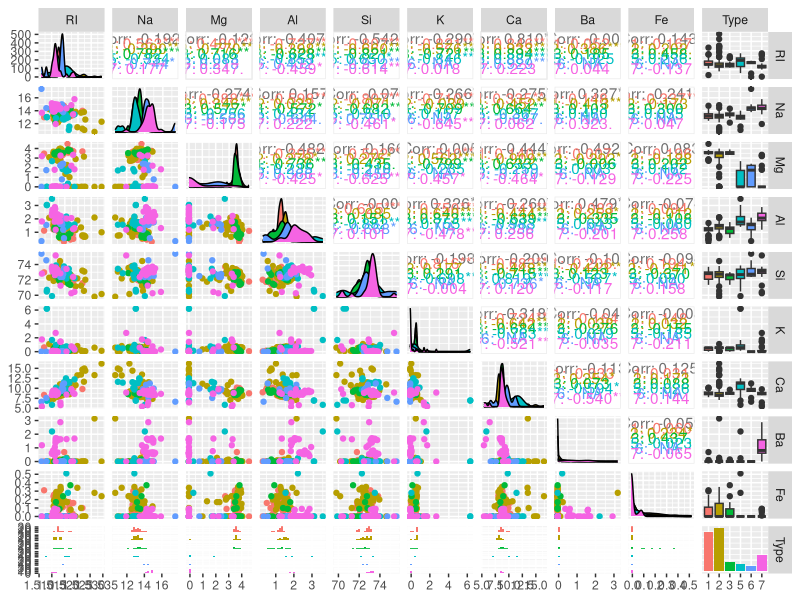

Recreate this plot in R.
# PREPROCESSING ========================================================================================================
# Data preprocessing can refer to manipulation or dropping of data before it is used in order to ensure or enhance
# performance, and is an important step in the data mining process. The phrase "garbage in, garbage out" is particularly
# applicable to data mining and machine learning projects. Data-gathering methods are often loosely controlled, resulting
# in out-of-range values (e.g., Income: −100), impossible data combinations (e.g., Sex: Male, Pregnant: Yes), and missing values, etc.
#
# Analyzing data that has not been carefully screened for such problems can produce misleading results. Thus, the
# representation and quality of data is first and foremost before running any analysis. Often, data preprocessing is the
# most important phase of a machine learning project, especially in computational biology. If there is much irrelevant
# and redundant information present or noisy and unreliable data, then knowledge discovery during the training phase is
# more difficult. Data preparation and filtering steps can take considerable amount of processing time. Examples of data
# preprocessing include cleaning, instance selection, normalization, one hot encoding, transformation, feature extraction
# and selection, etc. The product of data preprocessing is the final training set.
#
# Data preprocessing may affect the way in which outcomes of the final data processing can be interpreted. This aspect
# should be carefully considered when interpretation of the results is a key point, such in the multivariate processing
# of chemical data (chemometrics).

# Libraries ============================================================================================================
library(dplyr)
library(tidyr)
library(purrr)
library(boot)
library(ggplot2)
library(caret)
library(randomForest)

# Data =================================================================================================================
data(Glass, package = "mlbench")
# Additional Information:
# 1. Id number: 1 to 214
# 2. RI: refractive index
# 3. Na: Sodium (unit measurement: weight percent in corresponding oxide, as are attributes 4-10)
# 4. Mg: Magnesium
# 5. Al: Aluminum
# 6. Si: Silicon
# 7. K: Potassium
# 8. Ca: Calcium
# 9. Ba: Barium
# 10. Fe: Iron
# 11. Type of glass: (class attribute)
# -- 1 building_windows_float_processed
# -- 2 building_windows_non_float_processed
# -- 3 vehicle_windows_float_processed
# -- 4 vehicle_windows_non_float_processed (none in this database)
# -- 5 containers
# -- 6 tableware
# -- 7 headlamps

Glass %>% str()
# 'data.frame':	214 obs. of  10 variables:
# $ RI  : num  1.52 1.52 1.52 1.52 1.52 ...
# $ Na  : num  13.6 13.9 13.5 13.2 13.3 ...
# $ Mg  : num  4.49 3.6 3.55 3.69 3.62 3.61 3.6 3.61 3.58 3.6 ...
# $ Al  : num  1.1 1.36 1.54 1.29 1.24 1.62 1.14 1.05 1.37 1.36 ...
# $ Si  : num  71.8 72.7 73 72.6 73.1 ...
# $ K   : num  0.06 0.48 0.39 0.57 0.55 0.64 0.58 0.57 0.56 0.57 ...
# $ Ca  : num  8.75 7.83 7.78 8.22 8.07 8.07 8.17 8.24 8.3 8.4 ...
# $ Ba  : num  0 0 0 0 0 0 0 0 0 0 ...
# $ Fe  : num  0 0 0 0 0 0.26 0 0 0 0.11 ...
# $ Type: Factor w/ 6 levels "1","2","3","5",..: 1 1 1 1 1 1 1 1 1 1 ...

Glass$Type %>% table()
# .
#  1  2  3  5  6  7
# 70 76 17 13  9 29

Glass %>% psych::describe()
#       vars   n  mean   sd median trimmed  mad   min   max range  skew kurtosis   se
# RI       1 214  1.52 0.00   1.52    1.52 0.00  1.51  1.53  0.02  1.60     4.72 0.00
# Na       2 214 13.41 0.82  13.30   13.38 0.64 10.73 17.38  6.65  0.45     2.90 0.06
# Mg       3 214  2.68 1.44   3.48    2.87 0.30  0.00  4.49  4.49 -1.14    -0.45 0.10
# Al       4 214  1.44 0.50   1.36    1.41 0.31  0.29  3.50  3.21  0.89     1.94 0.03
# Si       5 214 72.65 0.77  72.79   72.71 0.57 69.81 75.41  5.60 -0.72     2.82 0.05
# K        6 214  0.50 0.65   0.56    0.43 0.17  0.00  6.21  6.21  6.46    52.87 0.04
# Ca       7 214  8.96 1.42   8.60    8.74 0.66  5.43 16.19 10.76  2.02     6.41 0.10
# Ba       8 214  0.18 0.50   0.00    0.03 0.00  0.00  3.15  3.15  3.37    12.08 0.03
# Fe       9 214  0.06 0.10   0.00    0.04 0.00  0.00  0.51  0.51  1.73     2.52 0.01
# Type*   10 214  2.54 1.71   2.00    2.31 1.48  1.00  6.00  5.00  1.04    -0.29 0.12

GGally::ggpairs(Glass, aes(colour = Type))

df <-
  Glass %>%
  mutate_if(is.numeric, scale) %>%
  mutate_if(is.matrix, as.vector)

# Split the data into training (80%) and test set (20%)
training.samples.df <- df$Type %>%
  createDataPartition(p = 0.8, list = FALSE)
train.data.df <- df[training.samples.df,]
test.data.df <- df[-training.samples.df,]

train.data.df$Type %>% table()
#  1  2  3  5  6  7
# 56 61 14 11  8 24

# Simple K-NN for comparison
base_pred <-
  knn3Train(
    train = train.data.df %>% select(!Type),
    test = test.data.df %>% select(!Type),
    cl = train.data.df$Type,
    k = 5,
    prob = FALSE
  ) %>%
  factor(levels = c(1, 2, 3, 5, 6, 7))

base_cm <-
  confusionMatrix(test.data.df$Type %>% factor(levels = c(1, 2, 3, 5, 6, 7)), base_pred)

base_cm$overall %>% round(5)
# Accuracy          Kappa  AccuracyLower  AccuracyUpper   AccuracyNull AccuracyPValue  McnemarPValue
#  0.60000        0.39394        0.43327        0.75135        0.50000        0.13409            NaN

base_cm$byClass %>% round(5)
#          Sensitivity Specificity Pos Pred Value Neg Pred Value Precision Recall      F1 Prevalence Detection Rate
# Class: 1       0.625     0.83333        0.71429        0.76923   0.71429  0.625 0.66667        0.4           0.25
# Class: 2       0.500     0.75000        0.66667        0.60000   0.66667  0.500 0.57143        0.5           0.25
# Class: 3          NA     0.92500             NA             NA   0.00000     NA      NA        0.0           0.00
# Class: 5          NA     0.95000             NA             NA   0.00000     NA      NA        0.0           0.00
# Class: 6          NA     0.97500             NA             NA   0.00000     NA      NA        0.0           0.00
# Class: 7       1.000     0.97222        0.80000        1.00000   0.80000  1.000 0.88889        0.1           0.10
#          Detection Prevalence Balanced Accuracy
# Class: 1                0.350           0.72917
# Class: 2                0.375           0.62500
# Class: 3                0.075                NA
# Class: 5                0.050                NA
# Class: 6                0.025                NA
# Class: 7                0.125           0.98611

# Bootstrapping ========================================================================================================
# Bootstrapping is any test or metric that uses random sampling with replacement (e.g. mimicking the sampling process),
# and falls under the broader class of resampling methods. Bootstrapping assigns measures of accuracy (bias, variance,
# confidence intervals, prediction error, etc.) to sample estimates. This technique allows estimation of the sampling
# distribution of almost any statistic using random sampling methods.
#
# Bootstrapping estimates the properties of an estimand (such as its variance) by measuring those properties when sampling
# from an approximating distribution. One standard choice for an approximating distribution is the empirical distribution
# function of the observed data. In the case where a set of observations can be assumed to be from an independent and
# identically distributed population, this can be implemented by constructing a number of resamples with replacement,
# of the observed data set (and of equal size to the observed data set).
#
# It may also be used for constructing hypothesis tests. It is often used as an alternative to statistical inference based
# on the assumption of a parametric model when that assumption is in doubt, or where parametric inference is impossible
# or requires complicated formulas for the calculation of standard errors.

boot_samples <- createResample(df$Type, times = 100, list = FALSE)
df[boot_samples,]$Type %>% table()
#    1    2    3    5    6    7
# 7079 7471 1770 1247  912 2921

# build model using bootstrapping
train.control <- trainControl(method = "boot", number = 100)
model <- train(Type ~ .,
               data = train.data.df,
               method = "knn",
               trControl = train.control)
pred <- predict(model, test.data.df %>% select(!Type))

cm <- confusionMatrix(test.data.df$Type, pred)

cm$overall %>% round(5)
# Accuracy          Kappa  AccuracyLower  AccuracyUpper   AccuracyNull AccuracyPValue  McnemarPValue
#  0.60000        0.39394        0.43327        0.75135        0.50000        0.13409            NaN

cm$byClass %>% round(5)
#          Sensitivity Specificity Pos Pred Value Neg Pred Value Precision Recall      F1 Prevalence Detection Rate
# Class: 1       0.625     0.83333        0.71429        0.76923   0.71429  0.625 0.66667        0.4           0.25
# Class: 2       0.500     0.75000        0.66667        0.60000   0.66667  0.500 0.57143        0.5           0.25
# Class: 3          NA     0.92500             NA             NA   0.00000     NA      NA        0.0           0.00
# Class: 5          NA     0.95000             NA             NA   0.00000     NA      NA        0.0           0.00
# Class: 6          NA     0.97500             NA             NA   0.00000     NA      NA        0.0           0.00
# Class: 7       1.000     0.97222        0.80000        1.00000   0.80000  1.000 0.88889        0.1           0.10
#          Detection Prevalence Balanced Accuracy
# Class: 1                0.350           0.72917
# Class: 2                0.375           0.62500
# Class: 3                0.075                NA
# Class: 5                0.050                NA
# Class: 6                0.025                NA
# Class: 7                0.125           0.98611

# Bagging ==============================================================================================================
# Bootstrap aggregating, also called bagging (from bootstrap aggregating), is a machine learning ensemble meta-algorithm
# designed to improve the stability and accuracy of machine learning algorithms used in statistical classification and
# regression. It also reduces variance and helps to avoid overfitting. Although it is usually applied to decision tree
# methods, it can be used with any type of method. Bagging is a special case of the model averaging approach. Bootstrap
# aggregation can be related to the posterior predictive distribution.

# In 1996, Leo Breiman introduced the bagging algorithm, which has three basic steps:
#  - Bootstrapping - Bagging leverages a bootstrapping sampling technique to create diverse samples. This resampling
#    method generates different subsets of the training dataset by selecting data points at random and with replacement.
#    This means that each time you select a data point from the training dataset, you are able to select the same
#    instance multiple times. As a result, a value/instance repeated twice (or more) in a sample.
#  - Parallel training - These bootstrap samples are then trained independently and in parallel with each other using
#    weak or base learners.
#  - Aggregation - Finally, depending on the task (i.e. regression or classification), an average or a majority of the
#    predictions are taken to compute a more accurate estimate. In the case of regression, an average is taken of all
#    the outputs predicted by the individual classifiers; this is known as soft voting. For classification problems,
#    the class with the highest majority of votes is accepted; this is known as hard voting or majority voting.

# Using random forest to make prediction
rf_model <-
  randomForest(Type ~ ., train.data.df)
rf_model
# Call:
#   randomForest(formula = Type ~ ., data = train.data.df)
# Type of random forest: classification
# Number of trees: 500
# No. of variables tried at each split: 3
#
# OOB estimate of  error rate: 20.11%
# Confusion matrix:
#    1  2 3 5 6  7 class.error
# 1 48  6 1 0 0  1   0.1428571
# 2  9 49 1 2 0  0   0.1967213
# 3  7  1 6 0 0  0   0.5714286
# 5  0  2 0 8 0  1   0.2727273
# 6  1  0 0 0 7  0   0.1250000
# 7  1  1 0 0 1 21   0.1250000

pred <-
  predict(rf_model, test.data.df %>% select(!Type)) %>%
  as.vector() %>%
  factor(levels = c(1, 2, 3, 5, 6, 7))

cm <- confusionMatrix(test.data.df$Type, pred)

cm$overall %>% round(5)
# Accuracy          Kappa  AccuracyLower  AccuracyUpper   AccuracyNull AccuracyPValue  McnemarPValue
#  0.77500        0.67391        0.61549        0.89160        0.42500        0.00001            NaN

cm$byClass %>% round(5)
#          Sensitivity Specificity Pos Pred Value Neg Pred Value Precision  Recall      F1 Prevalence
# Class: 1     0.76471     0.95652        0.92857        0.84615   0.92857 0.76471 0.83871      0.425
# Class: 2     0.73333     0.84000        0.73333        0.84000   0.73333 0.73333 0.73333      0.375
# Class: 3     0.50000     0.94737        0.33333        0.97297   0.33333 0.50000 0.40000      0.050
# Class: 5     1.00000     0.97436        0.50000        1.00000   0.50000 1.00000 0.66667      0.025
# Class: 6          NA     0.97500             NA             NA   0.00000      NA      NA      0.000
# Class: 7     1.00000     1.00000        1.00000        1.00000   1.00000 1.00000 1.00000      0.125
#          Detection Rate Detection Prevalence Balanced Accuracy
# Class: 1          0.325                0.350           0.86061
# Class: 2          0.275                0.375           0.78667
# Class: 3          0.025                0.075           0.72368
# Class: 5          0.025                0.050           0.98718
# Class: 6          0.000                0.025                NA
# Class: 7          0.125                0.125           1.00000

# using random forest as method of imputation (statistics)
p <- .5
df_na <-
  as.data.frame(apply(
    X = df %>% select(!Type),
    MARGIN = 1:2,
    FUN = \(x) sample(c(x, NA_integer_), 1, prob = c((1 - p), p))
  )) %>%
  mutate_all(as.numeric) %>%
  cbind(df$Type) %>%
  rename(Type = `df$Type`)

df_na %>% str()
# 'data.frame':	214 obs. of  10 variables:
# $ RI  : num  0.871 NA -0.72 NA NA ...
# $ Na  : num  0.284 NA 0.15 NA -0.169 ...
# $ Mg  : num  1.252 0.635 NA NA NA ...
# $ Al  : num  NA NA NA NA NA ...
# $ Si  : num  -1.124 0.102 0.438 NA 0.554 ...
# $ K   : num  -0.6701 -0.0262 -0.1641 NA NA ...
# $ Ca  : num  NA -0.792 NA -0.518 -0.623 ...
# $ Ba  : num  NA -0.352 NA -0.352 -0.352 ...
# $ Fe  : num  -0.585 NA -0.585 -0.585 -0.585 ...
# $ Type: Factor w/ 6 levels "1","2","3","5",..: 1 1 1 1 1 1 1 1 1 1 ...

df_imputed <- rfImpute(Type ~ ., data = df_na, iter = 10)

rf_model <-
  randomForest(Type ~ ., df_imputed, proximity = TRUE)
rf_model
# Call:
#   randomForest(formula = Type ~ ., data = df_imputed, proximity = TRUE)
# Type of random forest: classification
# Number of trees: 500
# No. of variables tried at each split: 3
#
# OOB estimate of  error rate: 42.99%
# Confusion matrix:
#    1  2 3 5 6  7 class.error
# 1 51 18 0 0 1  0   0.2714286
# 2 21 47 0 3 0  5   0.3815789
# 3  8  8 0 0 0  1   1.0000000
# 5  2  7 0 1 0  3   0.9230769
# 6  1  2 0 0 2  4   0.7777778
# 7  2  5 0 0 1 21   0.2758621

pred <-
  predict(rf_model, test.data.df %>% select(!Type)) %>%
  as.vector() %>%
  factor(levels = c(1, 2, 3, 5, 6, 7))

cm <- confusionMatrix(test.data.df$Type, pred)

cm$overall %>% round(5)
# Accuracy          Kappa  AccuracyLower  AccuracyUpper   AccuracyNull AccuracyPValue  McnemarPValue
#  0.85000        0.78022        0.70165        0.94290        0.42500        0.00000            NaN

cm$byClass %>% round(5)
#          Sensitivity Specificity Pos Pred Value Neg Pred Value Precision  Recall      F1 Prevalence
# Class: 1     0.82353     1.00000        1.00000        0.88462   1.00000 0.82353 0.90323      0.425
# Class: 2     0.81250     0.91667        0.86667        0.88000   0.86667 0.81250 0.83871      0.400
# Class: 3     1.00000     0.94872        0.33333        1.00000   0.33333 1.00000 0.50000      0.025
# Class: 5     1.00000     0.97436        0.50000        1.00000   0.50000 1.00000 0.66667      0.025
# Class: 6          NA     0.97500             NA             NA   0.00000      NA      NA      0.000
# Class: 7     1.00000     1.00000        1.00000        1.00000   1.00000 1.00000 1.00000      0.125
#          Detection Rate Detection Prevalence Balanced Accuracy
# Class: 1          0.350                0.350           0.91176
# Class: 2          0.325                0.375           0.86458
# Class: 3          0.025                0.075           0.97436
# Class: 5          0.025                0.050           0.98718
# Class: 6          0.000                0.025                NA
# Class: 7          0.125                0.125           1.00000

# Cross-validation ======================================================================================================
# Cross-validation, sometimes called rotation estimation or out-of-sample testing, is any of various similar model
# validation techniques for assessing how the results of a statistical analysis will generalize to an independent data set.
# Cross-validation is a resampling method that uses different portions of the data to test and train a model on different
# iterations. It is mainly used in settings where the goal is prediction, and one wants to estimate how accurately a
# predictive model will perform in practice. In a prediction problem, a model is usually given a dataset of known data on
# which training is run (training dataset), and a dataset of unknown data (or first seen data) against which the model is
# tested (called the validation dataset or testing set). The goal of cross-validation is to test the model's ability to
# predict new data that was not used in estimating it, in order to flag problems like overfitting or selection bias and
# to give an insight on how the model will generalize to an independent dataset (i.e., an unknown dataset, for instance
# from a real problem).
#
# One round of cross-validation involves partitioning a sample of data into complementary subsets, performing the analysis
# on one subset (called the training set), and validating the analysis on the other subset (called the validation set or
# testing set). To reduce variability, in most methods multiple rounds of cross-validation are performed using different
# partitions, and the validation results are combined (e.g. averaged) over the rounds to give an estimate of the model's
# predictive performance.
#
# In summary, cross-validation combines (averages) measures of fitness in prediction to derive a more accurate estimate
# of model prediction performance.

k_folds <- createFolds(df$Type, k = 10, list = TRUE)
k_folds
# $Fold01
# [1]   8  24  38  46  52  60  66  93 111 114 118 124 128 141 152 155 174 181 190 193 207
#
# $Fold02
# [1]   3  37  41  50  55  56  67  73  90  94 107 130 132 136 137 156 161 168 178 187 195 210
#
# $Fold03
# [1]  12  18  20  22  51  58  68  75  81  99 100 101 129 138 142 151 163 167 177 186 198
#
# $Fold04
# [1]   4   6  11  28  39  54  61  78  95 102 108 123 135 139 147 166 179 201 202 206
#
# $Fold05
# [1]   5  17  21  25  31  59  65  76  83  88  92  97  98 133 148 154 175 176 183 199 200 209
#
# $Fold06
# [1]   2   9  10  13  34  36  53  86  91  96 104 109 116 126 127 153 162 169 189 197 208
#
# $Fold07
# [1]   7  14  15  30  33  35  47  82  84  85 113 120 140 143 146 150 164 182 192 213 214
#
# $Fold08
# [1]  23  27  48  57  62  69  70  77  87 105 115 119 125 131 149 160 165 172 180 188 191 205
#
# $Fold09
# [1]  16  19  26  32  43  63  64  71  72  74 103 106 110 122 134 159 171 173 185 196 203 211
#
# $Fold10
# [1]   1  29  40  42  44  45  49  79  80  89 112 117 121 144 145 157 158 170 184 194 204 212

sapply(k_folds, \(x) table(df$Type[x]))
#   Fold01 Fold02 Fold03 Fold04 Fold05 Fold06 Fold07 Fold08 Fold09 Fold10
# 1      7      7      7      7      7      7      7      7      7      7
# 2      8      8      8      8      7      7      7      7      8      8
# 3      1      1      1      2      2      2      2      2      2      2
# 5      1      2      1      1      1      1      2      1      1      2
# 6      1      1      0      1      1      1      1      1      1      1
# 7      3      3      3      2      3      3      3      3      3      3

sapply(createMultiFolds(df$Type, k = 5), \(x) table(df$Type[x]))
#   Fold1.Rep1 Fold2.Rep1 Fold3.Rep1 Fold4.Rep1 Fold5.Rep1 Fold1.Rep2 Fold2.Rep2 Fold3.Rep2 Fold4.Rep2 Fold5.Rep2
# 1         56         56         56         56         56         56         56         56         56         56
# 2         61         61         61         60         61         61         61         61         61         60
# 3         13         14         14         14         13         13         14         14         13         14
# 5         10         10         11         10         11         10         10         10         11         11
# 6          8          7          7          7          7          7          7          8          7          7
# 7         23         23         23         24         23         23         23         24         23         23
#   Fold1.Rep3 Fold2.Rep3 Fold3.Rep3 Fold4.Rep3 Fold5.Rep3 Fold1.Rep4 Fold2.Rep4 Fold3.Rep4 Fold4.Rep4 Fold5.Rep4
# 1         56         56         56         56         56         56         56         56         56         56
# 2         60         61         61         61         61         61         61         60         61         61
# 3         13         14         13         14         14         13         14         14         14         13
# 5         11         10         10         11         10         11         10         10         10         11
# 6          7          7          7          7          8          7          7          7          8          7
# 7         23         23         23         23         24         23         23         23         23         24
#   Fold1.Rep5 Fold2.Rep5 Fold3.Rep5 Fold4.Rep5 Fold5.Rep5
# 1         56         56         56         56         56
# 2         61         61         61         60         61
# 3         14         13         14         14         13
# 5         11         10         10         11         10
# 6          7          7          7          7          8
# 7         23         23         23         24         23

# Build model using cross-validation (and repeated cv)
trainControl <-
  trainControl(method = "cv",
               number = 10)
metric <- "Accuracy"
fit.cv.knn <- train(
  Type ~ .,
  data = train.data.df,
  method = "knn",
  metric = metric ,
  trControl = trainControl
)

pred <- predict(fit.cv.knn, test.data.df %>% select(!Type))

cm <- confusionMatrix(test.data.df$Type, pred)

cm$overall %>% round(5)
# Accuracy          Kappa  AccuracyLower  AccuracyUpper   AccuracyNull AccuracyPValue  McnemarPValue
#  0.57500        0.35667        0.40890        0.72957        0.47500        0.13392            NaN

cm$byClass %>% round(5)
#          Sensitivity Specificity Pos Pred Value Neg Pred Value Precision  Recall      F1 Prevalence
# Class: 1     0.58824     0.82609        0.71429        0.73077   0.71429 0.58824 0.64516      0.425
# Class: 2     0.47368     0.71429        0.60000        0.60000   0.60000 0.47368 0.52941      0.475
# Class: 3          NA     0.92500             NA             NA   0.00000      NA      NA      0.000
# Class: 5          NA     0.95000             NA             NA   0.00000      NA      NA      0.000
# Class: 6          NA     0.97500             NA             NA   0.00000      NA      NA      0.000
# Class: 7     1.00000     0.97222        0.80000        1.00000   0.80000 1.00000 0.88889      0.100
#          Detection Rate Detection Prevalence Balanced Accuracy
# Class: 1          0.250                0.350           0.70716
# Class: 2          0.225                0.375           0.59398
# Class: 3          0.000                0.075                NA
# Class: 5          0.000                0.050                NA
# Class: 6          0.000                0.025                NA
# Class: 7          0.100                0.125           0.98611

trainControl <-
  trainControl(method = "repeatedcv",
               number = 10,
               repeats = 5)
metric <- "Accuracy"
fit.cv.knn <- train(
  Type ~ .,
  data = train.data.df,
  method = "knn",
  metric = metric ,
  trControl = trainControl
)

pred <- predict(fit.cv.knn, test.data.df %>% select(!Type))

cm <- confusionMatrix(test.data.df$Type, pred)

cm$overall %>% round(5)
# Accuracy          Kappa  AccuracyLower  AccuracyUpper   AccuracyNull AccuracyPValue  McnemarPValue
#  0.60000        0.39451        0.43327        0.75135        0.47500        0.07707            NaN

cm$byClass %>% round(5)
#          Sensitivity Specificity Pos Pred Value Neg Pred Value Precision  Recall      F1 Prevalence
# Class: 1     0.58824     0.82609        0.71429        0.73077   0.71429 0.58824 0.64516      0.425
# Class: 2     0.52632     0.76190        0.66667        0.64000   0.66667 0.52632 0.58824      0.475
# Class: 3          NA     0.92500             NA             NA   0.00000      NA      NA      0.000
# Class: 5          NA     0.95000             NA             NA   0.00000      NA      NA      0.000
# Class: 6          NA     0.97500             NA             NA   0.00000      NA      NA      0.000
# Class: 7     1.00000     0.97222        0.80000        1.00000   0.80000 1.00000 0.88889      0.100
#          Detection Rate Detection Prevalence Balanced Accuracy
# Class: 1           0.25                0.350           0.70716
# Class: 2           0.25                0.375           0.64411
# Class: 3           0.00                0.075                NA
# Class: 5           0.00                0.050                NA
# Class: 6           0.00                0.025                NA
# Class: 7           0.10                0.125           0.98611
